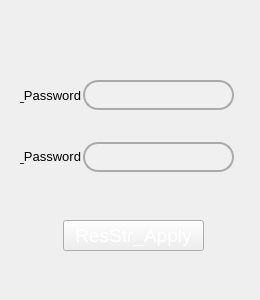
  <widget class="QWidget" name="Password">
   <widget class="QLineEdit" name="lineEdit_confirm">
    <property name="geometry">
     <rect>
      <x>83</x>
      <y>142</y>
      <width>151</width>
      <height>30</height>
     </rect>
    </property>
    <property name="font">
     <font>
      <pointsize>12</pointsize>
     </font>
    </property>
    <property name="focusPolicy">
     <enum>Qt::NoFocus</enum>
    </property>
    <property name="styleSheet">
     <string notr="true">QLineEdit{
	border: 2px solid  rgb(170, 170, 170);
    border-radius: 15px;
    padding: 0 8px;
	background-color: rgb(240, 240, 240);
}</string>
    </property>
    <property name="text">
     <string/>
    </property>
    <property name="maxLength">
     <number>32</number>
    </property>
    <property name="echoMode">
     <enum>QLineEdit::Password</enum>
    </property>
   </widget>
   <widget class="QLineEdit" name="lineEdit_newPassWord">
    <property name="geometry">
     <rect>
      <x>83</x>
      <y>80</y>
      <width>151</width>
      <height>30</height>
     </rect>
    </property>
    <property name="font">
     <font>
      <pointsize>12</pointsize>
     </font>
    </property>
    <property name="focusPolicy">
     <enum>Qt::NoFocus</enum>
    </property>
    <property name="styleSheet">
     <string notr="true">QLineEdit{
	border: 2px solid  rgb(170, 170, 170);
    border-radius: 15px;
    padding: 0 8px;
	background-color: rgb(240, 240, 240);
}</string>
    </property>
    <property name="text">
     <string/>
    </property>
    <property name="maxLength">
     <number>32</number>
    </property>
    <property name="echoMode">
     <enum>QLineEdit::Password</enum>
    </property>
   </widget>
   <widget class="QLabel" name="label_passWord">
    <property name="geometry">
     <rect>
      <x>20</x>
      <y>75</y>
      <width>61</width>
      <height>41</height>
     </rect>
    </property>
    <property name="font">
     <font>
      <pointsize>10</pointsize>
     </font>
    </property>
    <property name="text">
     <string>ResStr_New_Password</string>
    </property>
    <property name="alignment">
     <set>Qt::AlignRight|Qt::AlignTrailing|Qt::AlignVCenter</set>
    </property>
    <property name="wordWrap">
     <bool>true</bool>
    </property>
   </widget>
   <widget class="QLabel" name="background_Password1">
    <property name="geometry">
     <rect>
      <x>10</x>
      <y>10</y>
      <width>241</width>
      <height>281</height>
     </rect>
    </property>
    <property name="styleSheet">
     <string notr="true">border-image: url(:/Images/SettingViewBackground.png);</string>
    </property>
    <property name="text">
     <string/>
    </property>
   </widget>
   <widget class="QLabel" name="label_confirm">
    <property name="geometry">
     <rect>
      <x>20</x>
      <y>136</y>
      <width>61</width>
      <height>41</height>
     </rect>
    </property>
    <property name="font">
     <font>
      <pointsize>10</pointsize>
     </font>
    </property>
    <property name="text">
     <string>ResStr_Confirm_Password</string>
    </property>
    <property name="alignment">
     <set>Qt::AlignRight|Qt::AlignTrailing|Qt::AlignVCenter</set>
    </property>
    <property name="wordWrap">
     <bool>true</bool>
    </property>
   </widget>
   <widget class="QLabel" name="background_Password2">
    <property name="geometry">
     <rect>
      <x>1</x>
      <y>256</y>
      <width>15</width>
      <height>20</height>
     </rect>
    </property>
    <property name="styleSheet">
     <string notr="true">border-image: url(:/Images/triangle.png);</string>
    </property>
    <property name="text">
     <string/>
    </property>
   </widget>
   <widget class="QPushButton" name="btApply">
    <property name="geometry">
     <rect>
      <x>63</x>
      <y>220</y>
      <width>141</width>
      <height>31</height>
     </rect>
    </property>
    <property name="font">
     <font>
      <family>Arial</family>
      <pointsize>14</pointsize>
      <weight>50</weight>
      <bold>false</bold>
     </font>
    </property>
    <property name="focusPolicy">
     <enum>Qt::NoFocus</enum>
    </property>
    <property name="styleSheet">
     <string notr="true">QPushButton{
	border-image: url(:/Images/Btn_Green.png);
	color: rgb(255, 255, 255);
}
QPushButton:hover{
	border-image: url(:/Images/Btn_Green.png);
	color: brack;
}
QPushButton:pressed{
	border-image: url(:/Images/Btn_Green_Pressed.png);
	color: white;
}
QPushButton::disabled{
border-image: url(:/Images/Btn_Scan_Disabled.png) ;
color:white;
}</string>
    </property>
    <property name="text">
     <string>ResStr_Apply</string>
    </property>
   </widget>
   <zorder>background_Password1</zorder>
   <zorder>lineEdit_confirm</zorder>
   <zorder>lineEdit_newPassWord</zorder>
   <zorder>label_passWord</zorder>
   <zorder>label_confirm</zorder>
   <zorder>background_Password2</zorder>
   <zorder>btApply</zorder>
  </widget>
